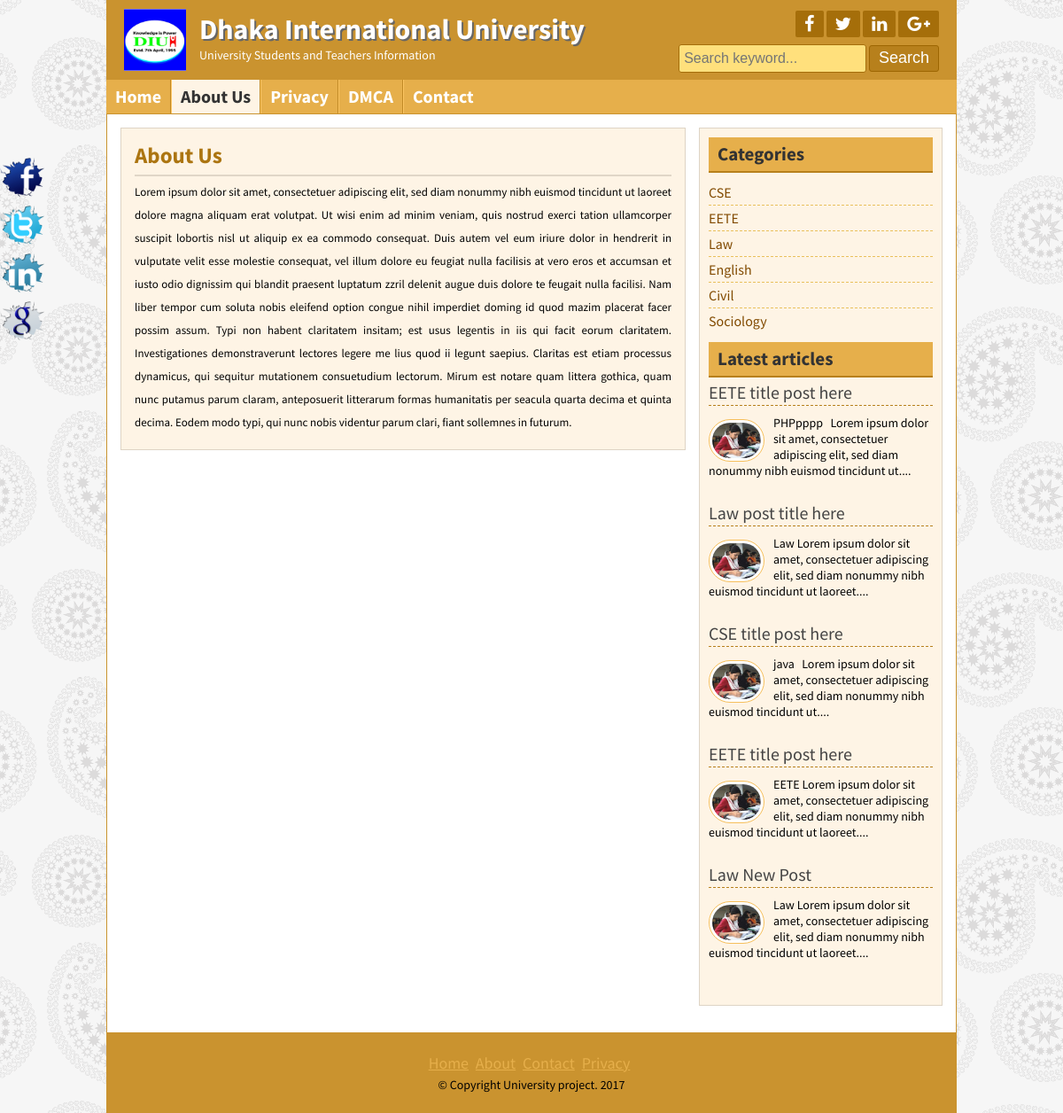
Page /page.php?pageid=1 on the committed database.
### tables this page shows
CREATE TABLE `title_slogan` (
  `id` int(11) NOT NULL,
  `title` varchar(255) NOT NULL,
  `slogan` varchar(255) NOT NULL,
  `logo` varchar(255) NOT NULL
);

CREATE TABLE `tbl_social` (
  `id` int(11) NOT NULL,
  `fb` varchar(255) NOT NULL,
  `tw` varchar(255) NOT NULL,
  `ln` varchar(255) NOT NULL,
  `gp` varchar(255) NOT NULL
);

CREATE TABLE `tbl_page` (
  `id` int(11) NOT NULL,
  `name` varchar(255) NOT NULL,
  `body` text NOT NULL
);

CREATE TABLE `tbl_category` (
  `id` int(11) NOT NULL,
  `name` varchar(50) NOT NULL
);

CREATE TABLE `tbl_post` (
  `id` int(11) NOT NULL,
  `cat` int(11) NOT NULL,
  `title` varchar(255) NOT NULL,
  `body` text NOT NULL,
  `image` varchar(255) NOT NULL,
  `author` varchar(50) NOT NULL,
  `tags` varchar(255) NOT NULL,
  `date` timestamp NOT NULL DEFAULT CURRENT_TIMESTAMP,
  `userid` int(11) NOT NULL
);

CREATE TABLE `tbl_footer` (
  `id` int(11) NOT NULL,
  `note` varchar(255) NOT NULL
);

### lib/Database.php (called while the page is built, shortened)
<?php
class Database{
	public $host   = DB_HOST;
	public $user   = DB_USER;
	public $pass   = DB_PASS;
	public $dbname = DB_NAME;
	public $link;
	private function connectDB(){
		$this->link = new mysqli($this->host, $this->user, $this->pass, $this->dbname);
	}
	public function select($query){
		$result = $this->link->query($query) or die($this->link->error.__LINE__);
		if ($result->num_rows > 0) {
			return $result;
		}else{
			return false;
		}
	}
}
?>

### helpers/Format.php (called while the page is built, shortened)
<?php
class Format{
	public function textShorten($text, $limit = 400){
		$text = $text." ";
		$text = substr($text, 0, $limit);
		$text = substr($text, 0, strrpos($text, " "));
		$text = $text."....";
		return $text;
	}
}
?>

### page.php (the view)
<?php include 'inc/header.php'; ?>
<?php
$pageid = mysqli_real_escape_string($db->link, $_GET['pageid']);
if (!isset($pageid) || $pageid == NULL) {
    header("Location:404.php");
}else{
    $id = $pageid;
}
?>
<?php
    $query = "SELECT * FROM tbl_page WHERE id='$id'";
    $pages = $db->select($query);
    if ($pages) {
       while ($result = $pages->fetch_assoc()) {
?>
	<div class="contentsection contemplete clear">
		<div class="maincontent clear">
			<div class="about">
				<h2><?php echo $result['name']; ?></h2>
				<?php echo $result['body']; ?>
			</div>
		</div>
<?php } } else {header("Location:404.php");} ?>
<?php include 'inc/sidebar.php'; ?>
<?php include 'inc/footer.php'; ?>

### inc/header.php (shortened to what this page needs)
<?php include 'lib/Database.php';?>
<?php include 'helpers/Format.php';?>
<?php
$db = new Database();
$fm = new Format();
?>
<!DOCTYPE html>
<html>
<head>
	<?php include 'script/css.php'; ?>
</head>
<body>
	<div class="headersection templete clear">
		<a href="index.php">
			<?php
			$query = "SELECT * FROM title_slogan WHERE id='1'";
			$blog_title = $db->select($query);
			if ($blog_title) {
			    while ($result = $blog_title->fetch_assoc()) {  ?>
				<div class="logo">
					<img src="admin/<?php echo $result['logo']; ?>" alt="Logo"/>
					<h2><?php echo $result['title']; ?></h2>
					<p><?php echo $result['slogan']; ?></p>
				</div>
				<?php
				} }
			?>
		</a>
		<div class="social clear">
			<div class="icon clear">
				<?php
				$query = "SELECT * FROM tbl_social WHERE id='1'";
				$blog_title = $db->select($query);
				if ($blog_title) {
				    while ($result = $blog_title->fetch_assoc()) {  ?>
				<a href="<?php echo $result['fb']; ?>" target="_blank"><i class="fa fa-facebook"></i></a>
				<a href="<?php echo $result['tw']; ?>" target="_blank"><i class="fa fa-twitter"></i></a>
				<a href="<?php echo $result['ln']; ?>" target="_blank"><i class="fa fa-linkedin"></i></a>
				<a href="<?php echo $result['gp']; ?>" target="_blank"><i class="fa fa-google-plus"></i></a>
				<?php
				} }
			?>
			</div>
			<div class="searchbtn clear">
			<form action="search.php" method="GET">
				<input type="text" name="search" placeholder="Search keyword..."/>
				<input type="submit" name="submit" value="Search"/>
			</form>
			</div>
		</div>
	</div>
<div class="navsection templete">
	<?php
		$path = $_SERVER['SCRIPT_FILENAME'];
		$currentpage = basename($path,'.php');
	?>
	<ul>
		<li><a <?php if ($currentpage == 'index') {echo "id='active'";} ?>href="index.php">Home</a></li>
		<?php
            $query = "SELECT * FROM tbl_page";
            $pages = $db->select($query);
            if ($pages) {
               while ($result = $pages->fetch_assoc()) {  ?>
                   <li><a
					<?php
					if (isset($_GET['pageid']) && $_GET['pageid'] == $result['id']) {
						echo "id='active'";
					}
					?>
					href="page.php?pageid=<?php echo $result['id']; ?>"><?php echo $result['name']; ?></a> </li>
           <?php }
        	}
        ?>
		<li><a <?php if ($currentpage == 'contact_us') {echo "id='active'";} ?> href="contact_us.php">Contact</a></li>
	</ul>
</div>

### inc/sidebar.php
<div class="sidebar clear">
	<div class="samesidebar clear">
		<h2>Categories</h2>
			<ul>
				<?php
				$query = "SELECT * FROM tbl_category";
				$category = $db->select($query);
				if($category){
				while ($result = $category->fetch_assoc()) {  ?>
					<li><a href="posts.php?category=<?php echo $result['id']; ?>"><?php echo $result['name']; ?></a></li>
				<?php } } else { ?>
					<li>No Category created</li>
				<?php } ?>
			</ul>
	</div>
	<div class="samesidebar clear">
		<h2>Latest articles</h2>
			<?php
				$query = "SELECT * FROM tbl_post limit 5";
				$post = $db->select($query);
				if($post){
				while ($result = $post->fetch_assoc()) {  ?>
			<div class="popular clear">
				<h3><a href="post.php?id=<?php echo $result['id']; ?>"><?php echo $result['title']; ?></a></h3>
				<a href="post.php?id=<?php echo $result['id']; ?>"><img src="admin/<?php echo $result['image']; ?>" alt="post image"/></a>
				<?php echo $fm->textShorten($result['body'],125); ?>
			</div>
			<?php } } else { header("Location:404.php"); }
			?>
	</div>
</div>

### inc/footer.php (shortened to what this page needs)
</div>
	<div class="footersection templete clear">
	  <div class="footermenu clear">
		<ul>
			<li><a href="#">Home</a></li>
			<li><a href="#">About</a></li>
			<li><a href="#">Contact</a></li>
			<li><a href="#">Privacy</a></li>
		</ul>
	  </div>
	  <?php
        $query = "SELECT * FROM tbl_footer WHERE id='1'";
        $copyright = $db->select($query);
        if ($copyright) {
            while ($result = $copyright->fetch_assoc()) {  ?>
	  <p>&copy; <?php echo $result['note']; ?> <?php echo date('Y'); ?></p>
	  <?php
	  	} }
	  ?>
	</div>
	<div class="fixedicon clear">
		<?php
        $query = "SELECT * FROM tbl_social WHERE id='1'";
        $socials = $db->select($query);
        if ($socials) {
            while ($result = $socials->fetch_assoc()) {  ?>
		<a href="<?php echo $result['fb']; ?>" target="_blank" ><img src="images/fb.png" alt="Facebook"/></a>
		<a href="<?php echo $result['tw']; ?>" target="_blank" ><img src="images/tw.png" alt="Twitter"/></a>
		<a href="<?php echo $result['ln']; ?>" target="_blank" ><img src="images/in.png" alt="LinkedIn"/></a>
		<a href="<?php echo $result['gp']; ?>" target="_blank" ><img src="images/gl.png" alt="GooglePlus"/></a>
		<?php
			} }
		?>
	</div>
</body>
</html>

### style.css (style rules this page uses)
* { margin:0;padding:0;outline:0 }
body { font-family: 'Source Sans Pro', sans-serif;font-size:14px;line-height:18px;color:#000;background:url(images/bg.png)repeat fixed 0 0 #fff; }
.templete { width:960px;margin:0 auto; }
.contemplete { margin: 0 auto; width: 928px; }
.clear { overflow:hidden; }
input[type="text"], input[type="email"] { border: 1px solid #cfc5b6; border-radius: 3px; margin-bottom: 5px; padding: 5px; width: 300px; }
input[type="submit"] { background: #b7801c none repeat scroll 0 0; border: 1px solid #e6af4b; color: #fff; cursor: pointer; font-size: 20px; padding: 1px 10px; }
.headersection { background: #ca932f none repeat scroll 0 0; color: #fff; }
.logo { float: left; width: 580px; }
.logo img { float: left; margin-right: 15px; padding-bottom: 10px; padding-left: 20px; padding-top: 10px; width: 70px; }
.logo h2 { color: #fff; font-size: 32px; margin-bottom: 11px; margin-top: 24px; text-shadow: 2px 2px 0 #666; }
.logo p { color:#fff; }
.social { float: right; margin-right: 20px; margin-top: 12px; text-align: right; width: 360px; }
.icon { float: right; }
.icon a { background: #a56e0a none repeat scroll 0 0; border-radius: 2px; color: #fff; display: block; float: left; font-size: 20px; margin-left: 3px; padding: 5px 10px; }
.searchbtn { float: right; margin-top: 8px; }
.searchbtn input[type="text"] { border: 1px solid #A56E0A; width: 200px; background: #FFE07C; font-size: 16px; height: 20px; }
.searchbtn input[type="submit"] { border: 1px solid #9d6602; border-radius: 3px; font-size: 18px; height: 30px; padding-left: 10px; padding-right: 10px; padding-top: 0; cursor: pointer; }
.navsection { background: none repeat scroll 0 0 #e6af4b; min-height: 38px; }
.navsection ul { margin:0;padding:0;list-style:none; }
.navsection ul li { border-left: 1px solid #fdc662; border-right: 1px solid #c18a26; display: block; float: left; position:relative; }
.navsection ul li:first-child { border-left: 0px solid #fdc662; }
.navsection ul li:last-child { border-right: 0px solid #c18a26; }
.navsection ul li a { color: #fff; display: block; font-size: 20px; font-weight: bold; padding: 10px; text-decoration: none; }
.navsection ul li a:hover, #active { background:#FEF4E5;color:#333; }
.contentsection { background: #ffffff none repeat scroll 0 0; border: 1px solid #ca932f; padding: 15px; }
.maincontent { background: #fef4e5 none repeat scroll 0 0; border: 1px solid #ded4c5; float: left; margin: 0 15px 15px 0; padding: 8px 15px; width: 606px; }
.about { font-size: 16px; line-height: 24px; text-align: justify; }
.about p { font-size: 16px; line-height: 24px; margin-bottom: 10px; text-align: justify; }
.samepost h2, .about h2 { border-bottom: 2px solid #e0d6c7; color: #ac7511; font-size: 25px; margin-bottom: 4px; padding: 10px 10px 10px 0; }
.sidebar { background: #fef4e5 none repeat scroll 0 0; border: 1px solid #ded4c5; float: right; margin-bottom: 15px; margin-top: 0; padding: 10px; width: 253px; }
.samesidebar { margin-bottom: 10px; }
.samesidebar h2 { background: #e6af4b none repeat scroll 0 0; border-bottom: 2px solid #b7801c; color: #333; margin-bottom: 8px; padding: 10px; }
.samesidebar ul { padding:0;margin:0;list-style:none; }
.samesidebar ul li { border-bottom: 1px dashed #e9c05c; font-size: 16px; padding: 5px 8px 5px 0; }
.samesidebar ul li:last-child { border-bottom: 0px dashed #e9c05c; }
.samesidebar ul li a { color: #814a00; text-decoration: none; }
.samesidebar p { margin-bottom: 10px; }
.popular { margin-bottom: 20px; }
.popular h3 { border-bottom: 1px dashed #b7801c; font-size: 20px; font-weight: normal; margin-bottom: 10px; padding-bottom: 5px; }
.popular h3 a { text-decoration:none;color:#444 }
.popular img { background: #fff none repeat scroll 0 0; border: 1px solid #f6bf5b; border-radius: 30px; float: left; height: 40px; margin-right: 10px; margin-top: 5px; padding: 3px; width: 55px; }
.footersection { height:90px;background:#B7801C;text-align:center }
.footermenu { margin-top: 25px; margin-bottom: 5px; }
.footermenu ul { padding:0;margin:0;list-style:none;text-align:center; }
.footermenu ul li { display:inline-block; }
.footermenu ul li a { color: #E6AF4B; font-size: 18px; margin-right: 5px; }
.fixedicon { left: 0; position: fixed; top: 175px; width: 60px; }
.fixedicon img { width: 50px; }

### rows in the picture
title_slogan: logo (picture), title "Dhaka International University", slogan "University Students and Teachers Information"
tbl_page: name "About Us", body "Lorem ipsum dolor sit amet, consectetuer adipiscing elit, sed diam nonummy nibh euismod tincidunt ut laoreet dolore magna aliquam erat volutpat. Ut wisi enim ad minim veniam, quis nostrud exerci tation ullamcorper suscipit lobortis nisl ut aliquip ex ea commodo consequat. Duis autem vel eum iriure dolor in hendrerit in vulputate velit esse molestie consequat, vel illum dolore eu feugiat nulla facilisis at vero eros et accumsan et iusto odio dignissim qui blandit praesent luptatum zzril delenit augue duis dolore te feugait nulla facilisi. Nam liber tempor cum soluta nobis eleifend option congue nihil imperdiet doming id quod mazim placerat facer possim assum. Typi non habent claritatem…"
tbl_page: name "Privacy"
tbl_page: name "DMCA"
tbl_category: name "CSE"
tbl_category: name "EETE"
tbl_category: name "Law"
tbl_category: name "English"
tbl_category: name "Civil"
tbl_category: name "Sociology"
tbl_post: title "EETE title post here", image (picture), body "PHPpppp Lorem ipsum dolor sit amet, consectetuer adipiscing elit, sed diam nonummy nibh euismod tincidunt ut...."
tbl_post: title "Law post title here", image (picture), body "Law Lorem ipsum dolor sit amet, consectetuer adipiscing elit, sed diam nonummy nibh euismod tincidunt ut laoreet...."
tbl_post: title "CSE title post here", image (picture), body "java Lorem ipsum dolor sit amet, consectetuer adipiscing elit, sed diam nonummy nibh euismod tincidunt ut...."
tbl_post: title "EETE title post here", image (picture), body "EETE Lorem ipsum dolor sit amet, consectetuer adipiscing elit, sed diam nonummy nibh euismod tincidunt ut laoreet...."
tbl_post: title "Law New Post", image (picture), body "Law Lorem ipsum dolor sit amet, consectetuer adipiscing elit, sed diam nonummy nibh euismod tincidunt ut laoreet...."
tbl_footer: note "Copyright University project."
